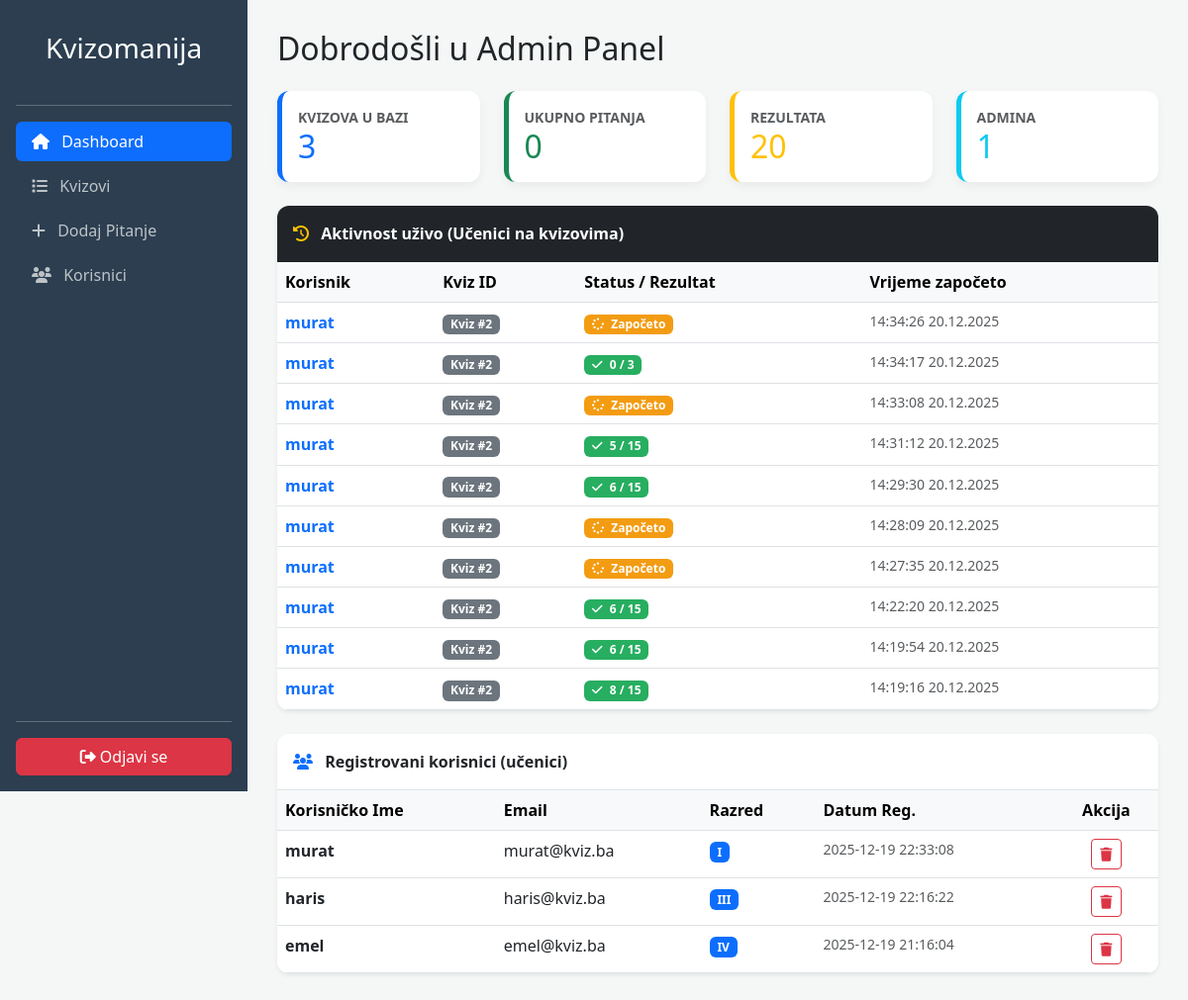
/admin.php (signed in), run on the app's committed database.
### tables this page shows
CREATE TABLE `rezultati` (
  `rezultat_id` int(11) NOT NULL,
  `kviz_id` int(11) DEFAULT NULL,
  `ime` varchar(20) DEFAULT NULL,
  `prezime` varchar(30) DEFAULT NULL,
  `razred_odjeljenje` varchar(4) DEFAULT NULL,
  `odgovori` text DEFAULT NULL,
  `vrijeme_zapoceto` timestamp NOT NULL DEFAULT current_timestamp(),
  `sekunde` int(11) DEFAULT 0
);

CREATE TABLE `korisnici` (
  `korisnik_id` int(11) NOT NULL,
  `korisnicko_ime` varchar(50) NOT NULL,
  `email` varchar(100) NOT NULL,
  `sifra` varchar(255) NOT NULL,
  `razred` varchar(10) NOT NULL,
  `datum_registracije` timestamp NOT NULL DEFAULT current_timestamp()
);

### admin.php (the view, shortened to what this page needs)
<?php
require "includes/connection.php";
try {
    $br_kvizova = $conn->query("SELECT COUNT(*) FROM kvizovi")->fetchColumn();
    $br_pitanja = $conn->query("SELECT COUNT(*) FROM pitanja")->fetchColumn();
    $br_rezultata = $conn->query("SELECT COUNT(*) FROM rezultati")->fetchColumn();
    $br_admina = $conn->query("SELECT COUNT(*) FROM admini")->fetchColumn();
    $sql_korisnici = "SELECT * FROM korisnici ORDER BY korisnik_id DESC";
    $korisnici = $conn->query($sql_korisnici)->fetchAll(PDO::FETCH_ASSOC);
    $sql_aktivnost = "SELECT * FROM rezultati ORDER BY rezultat_id DESC LIMIT 10";
    $aktivnosti = $conn->query($sql_aktivnost)->fetchAll(PDO::FETCH_ASSOC);
} catch (PDOException $e) {
    die("Greška sa bazom: " . $e->getMessage());
}
?>
<!DOCTYPE html>
<html lang="bs">
<head>
    <link href="https://cdn.jsdelivr.net/npm/bootstrap@5.3.0/dist/css/bootstrap.min.css" rel="stylesheet">
    <link rel="stylesheet" href="https://cdnjs.cloudflare.com/ajax/libs/font-awesome/6.4.0/css/all.min.css">
</head>
<body>
<div id="sidebar" class="d-flex flex-column p-3">
    <h3 class="text-center py-3">Kvizomanija</h3>
    <hr>
    <ul class="nav nav-pills flex-column mb-auto">
        <li><a href="admin.php" class="nav-link active"><i class="fa fa-home me-2"></i> Dashboard</a></li>
        <li><a href="#" class="nav-link"><i class="fa fa-list me-2"></i> Kvizovi</a></li>
        <li><a href="#" class="nav-link"><i class="fa fa-plus me-2"></i> Dodaj Pitanje</a></li>
        <li><a href="#" class="nav-link"><i class="fa fa-users me-2"></i> Korisnici</a></li>
    </ul>
    <hr>
    <a href="index.php" class="btn btn-danger w-100"><i class="fa fa-sign-out-alt"></i> Odjavi se</a>
</div>
<div id="content">
    <h2 class="mb-4 text-dark">Dobrodošli u Admin Panel</h2>
    <div class="row g-4 mb-4">
        <div class="col-md-3">
            <div class="card card-stat p-3 bg-white border-start border-primary border-5">
                <small class="text-uppercase text-muted fw-bold">Kvizova u bazi</small>
                <h2 class="mb-0 text-primary"><?= $br_kvizova ?></h2>
            </div>
        </div>
        <div class="col-md-3">
            <div class="card card-stat p-3 bg-white border-start border-success border-5">
                <small class="text-uppercase text-muted fw-bold">Ukupno pitanja</small>
                <h2 class="mb-0 text-success"><?= $br_pitanja ?></h2>
            </div>
        </div>
        <div class="col-md-3">
            <div class="card card-stat p-3 bg-white border-start border-warning border-5">
                <small class="text-uppercase text-muted fw-bold">Rezultata</small>
                <h2 class="mb-0 text-warning"><?= $br_rezultata ?></h2>
            </div>
        </div>
        <div class="col-md-3">
            <div class="card card-stat p-3 bg-white border-start border-info border-5">
                <small class="text-uppercase text-muted fw-bold">Admina</small>
                <h2 class="mb-0 text-info"><?= $br_admina ?></h2>
            </div>
        </div>
    </div>
    <div class="card shadow-sm border-0 table-card mb-4">
        <div class="card-header bg-dark text-white py-3 fw-bold">
            <i class="fa fa-history me-2 text-warning"></i> Aktivnost uživo (Učenici na kvizovima)
        </div>
        <div class="card-body p-0">
            <div class="table-responsive">
                <table class="table table-hover mb-0">
                    <thead class="table-light">
                        <tr>
                            <th>Korisnik</th>
                            <th>Kviz ID</th>
                            <th>Status / Rezultat</th>
                            <th>Vrijeme započeto</th>
                        </tr>
                    </thead>
                    <tbody>
                        <?php if (count($aktivnosti) > 0): ?>
                            <?php foreach ($aktivnosti as $a): ?>
                            <tr>
                                <td class="fw-bold text-primary"><?= htmlspecialchars($a['ime']) ?></td>
                                <td><span class="badge bg-secondary">Kviz #<?= $a['kviz_id'] ?></span></td>
                                <td>
                                    <?php if($a['prezime'] == 'Započeto'): ?>
                                        <span class="badge badge-started"><i class="fa fa-spinner fa-spin me-1"></i> Započeto</span>
                                    <?php else: ?>
                                        <span class="badge badge-finished"><i class="fa fa-check me-1"></i> <?= htmlspecialchars($a['prezime']) ?></span>
                                    <?php endif; ?>
                                </td>
                                <td class="small text-muted">
                                    <?= isset($a['vrijeme_zapoceto']) ? date('H:i:s d.m.Y', strtotime($a['vrijeme_zapoceto'])) : 'Nema podatka' ?>
                                </td>
                            </tr>
                            <?php endforeach; ?>
                        <?php else: ?>
                            <tr><td colspan="4" class="text-center p-3 text-muted">Nema zapisa o aktivnostima.</td></tr>
                        <?php endif; ?>
                    </tbody>
                </table>
            </div>
        </div>
    </div>
    <div class="card shadow-sm border-0 table-card">
        <div class="card-header bg-white py-3 fw-bold border-bottom">
            <i class="fa fa-users me-2 text-primary"></i> Registrovani korisnici (učenici)
        </div>
        <div class="card-body p-0">
            <div class="table-responsive">
                <table class="table table-hover mb-0">
                    <thead class="table-light">
                        <tr>
                            <th>Korisničko Ime</th>
                            <th>Email</th>
                            <th>Razred</th>
                            <th>Datum Reg.</th>
                            <th class="text-center">Akcija</th>
                        </tr>
                    </thead>
                    <tbody>
                        <?php if (count($korisnici) > 0): ?>
                            <?php foreach ($korisnici as $k): ?>
                            <tr>
                                <td class="fw-bold"><?= htmlspecialchars($k['korisnicko_ime']) ?></td>
                                <td><?= htmlspecialchars($k['email']) ?></td>
                                <td><span class="badge bg-primary"><?= htmlspecialchars($k['razred']) ?></span></td>
                                <td class="small text-muted"><?= $k['datum_registracije'] ?></td>
                                <td class="text-center">
                                    <button class="btn btn-sm btn-outline-danger"><i class="fa fa-trash"></i></button>
                                </td>
                            </tr>
                            <?php endforeach; ?>
                        <?php else: ?>
                            <tr><td colspan="5" class="text-center p-4 text-muted">Još uvijek nema registrovanih korisnika.</td></tr>
                        <?php endif; ?>
                    </tbody>
                </table>
            </div>
        </div>
    </div>
</div>
</body>
</html>

### admin.php (style rules this page uses)
:root { --sidebar-width: 250px; }
body { background-color: #f4f7f6; font-family: 'Segoe UI', sans-serif; }
#sidebar { width: var(--sidebar-width); height: 100vh; position: fixed; background: #2c3e50; color: white; z-index: 1000; }
#content { margin-left: var(--sidebar-width); padding: 30px; }
.nav-link { color: #bdc3c7; margin-bottom: 5px; }
.nav-link:hover, .nav-link.active { color: white; background: #34495e; }
.card-stat { border: none; border-radius: 12px; box-shadow: 0 4px 10px rgba(0,0,0,0.05); transition: 0.3s; }
.table-card { border-radius: 12px; overflow: hidden; margin-bottom: 30px; }
.badge-started { background-color: #f39c12; color: white; }
.badge-finished { background-color: #27ae60; color: white; }

### data on the page
rezultati: ime "murat", kviz "2", prezime "Započeto" (drawn), vrijeme_zapoceto "14:34:26 20.12.2025"
rezultati: ime "murat", kviz "2", prezime "0 / 3", vrijeme_zapoceto "14:34:17 20.12.2025"
rezultati: ime "murat", kviz "2", prezime "Započeto" (drawn), vrijeme_zapoceto "14:33:08 20.12.2025"
rezultati: ime "murat", kviz "2", prezime "5 / 15", vrijeme_zapoceto "14:31:12 20.12.2025"
rezultati: ime "murat", kviz "2", prezime "6 / 15", vrijeme_zapoceto "14:29:30 20.12.2025"
rezultati: ime "murat", kviz "2", prezime "Započeto" (drawn), vrijeme_zapoceto "14:28:09 20.12.2025"
rezultati: ime "murat", kviz "2", prezime "Započeto" (drawn), vrijeme_zapoceto "14:27:35 20.12.2025"
rezultati: ime "murat", kviz "2", prezime "6 / 15", vrijeme_zapoceto "14:22:20 20.12.2025"
rezultati: ime "murat", kviz "2", prezime "6 / 15", vrijeme_zapoceto "14:19:54 20.12.2025"
rezultati: ime "murat", kviz "2", prezime "8 / 15", vrijeme_zapoceto "14:19:16 20.12.2025"
korisnici: korisnicko_ime "murat", email "murat@kviz.ba", razred "I", datum_registracije "2025-12-19 22:33:08"
korisnici: korisnicko_ime "haris", email "haris@kviz.ba", razred "III", datum_registracije "2025-12-19 22:16:22"
korisnici: korisnicko_ime "emel", email "emel@kviz.ba", razred "IV", datum_registracije "2025-12-19 21:16:04"

### other printed values
$br_kvizova "3"
$br_pitanja "0"
$br_rezultata "20"
$br_admina "1"
